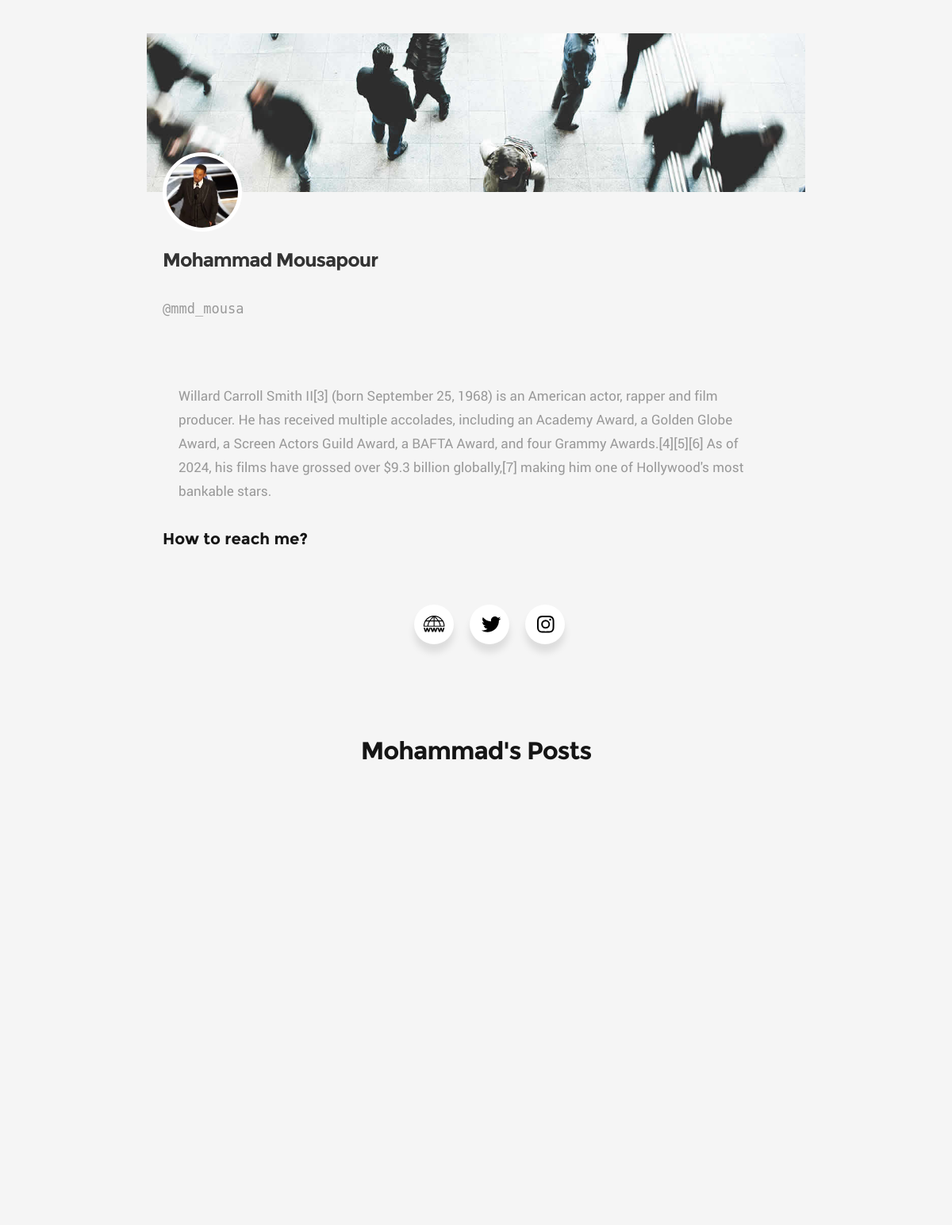
/members/mmd_mousa/profile/, run on the app's committed database.
### blog/models.py (models this page shows, shortened)
class Profile(models.Model):
    user = models.OneToOneField(User, null=True, on_delete=models.CASCADE)  # Associate with User model
    bio = models.TextField(max_length=500)
    profile_pic = models.ImageField(null=True, blank=True, upload_to='images/profile/')
    website_link = models.CharField(max_length=255, null=True, blank=True)
    instagram_link = models.CharField(max_length=255, null=True, blank=True)
    twitter_link = models.CharField(max_length=255, null=True, blank=True)
    slug = models.SlugField(max_length=100, unique=True, blank=True)

### members/views.py (the view)
# urls.py: path('<slug:slug>/profile/', views.ShowProfileView.as_view(), name='show-profile-url'),
class ShowProfileView(generic.DetailView):
    model = Profile
    template_name = 'registration/user_profile.html'
    def get_context_data(self, **kwargs):
        context = super(ShowProfileView, self).get_context_data(**kwargs)
        the_user = get_object_or_404(Profile, slug=self.kwargs['slug'])
        context['the_user'] = the_user
        user_posts = Post.objects.filter(author=the_user.user)
        context.update({'user_posts': user_posts})
        return context

### members/templates/registration/user_profile.html (shortened to what this page needs)
{% extends '_layout.html' %}
{% load static %}
{% block content %}
    {% if the_user.user.profile.slug %}
        <section id="page-header">
            <div class="row current-cat">
                <div class="col-full">
                    <link rel="stylesheet" href="{% static 'profile/style.css' %}">
                    <link rel="stylesheet" href="{% static 'css/main.css' %}">
                    <div class="profile-header" style="background-image: url('{% static 'images/about-us.jpg' %}');">
                        {% if the_user.profile_pic %}
                            <div class="profile-picture">
                                <img src="{{ the_user.profile_pic.url }}" alt="{{ the_user.user.username }}">
                            </div>
                        {% else %}
                            <div class="profile-picture">
                                <img src="{% static 'images/ProfileDefault.webp' %}" alt="profile pic default">
                            </div>
                        {% endif %}
                    </div>
                    <div class="profile-details">
                        <h1>{{ the_user.user.first_name }} {{ the_user.user.last_name }}</h1>
                        <p class="username">@{{ the_user.user.username }}</p>
                        <p class="profile-details">{{ the_user.bio }}</p>
                        {% if the_user.website_link or the_user.instagram_link or the_user.twitter_link %}
                            <div class="profile-header">
                                <h3>How to reach me?</h3>
                                <ul class="wrapper">
                                    {% if the_user.website_link %}
                                        <li class="icon website">
                                            <a href="{{ the_user.website_link }}" style="color: black">
                                            </a>
                                        </li>
                                    {% endif %}
                                    {% if the_user.twitter_link %}
                                        <li class="icon twitter">
                                            <a href="{{ the_user.twitter_link }}"
                                               style="color: black; text-decoration: none; ">
                                            </a>
                                        </li>
                                    {% endif %}
                                    {% if the_user.instagram_link %}
                                        <li class="icon instagram">
                                            <a href="{{ the_user.instagram_link }}" style="color: black">
                                            </a>
                                        </li>
                                    {% endif %}
                                </ul>
                            </div>
                        {% endif %}
                    </div>
                </div>
            </div>
        </section>
        {% if user_posts %}
            <section id="page-header">
                <div class="row current-cat">
                    <div class="col-full">
                        <h1>{{ the_user.user.first_name }}'s Posts</h1>
                    </div>
                </div>
            </section>
            <section id="bricks">
                <div class="row masonry">
                    <div class="bricks-wrapper">
                    </div>
                </div>
            </section>
            {% endif %}
    {% else %}
        <h2>Please <a href="{% url 'create-profile-page-url' %}" style="color: darkseagreen">create your profile</a> to
            unlock too many
            options.</h2>
    {% endif %}
{% endblock %}

### static/css/base.css (style rules this page uses)
html { font-family: sans-serif; -ms-text-size-adjust: 100%; -webkit-text-size-adjust: 100%; }
body { margin: 0; }
article, aside, details, figcaption, figure, footer, header, hgroup, main, menu, nav, section, summary { display: block; }
a { background: transparent; }
h1 { font-size: 2em; margin: 0.67em 0; }
img { border: 0; }
svg:not(:root) { overflow: hidden; }
html { font-size: 62.5%; box-sizing: border-box; }
*, *::before, *::after { box-sizing: inherit; }
body { font-weight: normal; line-height: 1; text-rendering: optimizeLegibility; word-wrap: break-word; -webkit-overflow-scrolling: touch; -webkit-text-size-adjust: none; }
body, input, button { -moz-osx-font-smoothing: grayscale; -webkit-font-smoothing: antialiased; }
img, video { max-width: 100%; height: auto; }
div, dl, dt, dd, ul, ol, li, h1, h2, h3, h4, h5, h6, pre, form, p, blockquote, th, td { margin: 0; padding: 0; }
h1, h2, h3, h4, h5, h6 { -webkit-font-variant-ligatures: common-ligatures; -moz-font-variant-ligatures: common-ligatures; font-variant-ligatures: common-ligatures; text-rendering: optimizeLegibility; }
ol, ul { list-style: none; }
li { display: block; }
a { text-decoration: none; line-height: inherit; }
.row { width: 94%; max-width: 1170px; margin: 0 auto; }
.row:before, .row:after { content: ""; display: table; }
.row:after { clear: both; }
[class*="col-"], .bgrid { float: left; }
[class*="col-"] { padding: 0 20px; }
.col-twelve, .col-full { width: 100%; }

### static/css/main.css (style rules this page uses)
html { font-size: 10px; }
html, body { height: 100%; }
body { background: #f5f5f5; font-family: "roboto-regular", sans-serif; font-size: 1.7rem; line-height: 3rem; color: #111111; }
a, a:visited { color: #1237B1; border-bottom: 1px solid transparent; -moz-transition: all 0.4s ease-in-out; -o-transition: all 0.4s ease-in-out; -webkit-transition: all 0.4s ease-in-out; -ms-transition: all 0.4s ease-in-out; transition: all 0.4s ease-in-out; }
h1, h2, h3, h4, h5, h6, .h01, .h02, .h03, .h04, .h05, .h06 { font-family: "montserrat-bold", sans-serif; color: #151515; font-style: normal; text-rendering: optimizeLegibility; margin-bottom: 2.1rem; }
h3, .h03, h4, .h04 { margin-bottom: 1.8rem; }
h1, .h01 { font-size: 3.1rem; line-height: 1.35; letter-spacing: -.1rem; }
h3, .h03 { font-size: 2rem; line-height: 1.5; }
ul { list-style: disc; }
li { display: list-item; }
ol, ul { margin-left: 1.7rem; }
ul li { padding-left: .4rem; }
input, textarea, select, pre, blockquote, figure, table, p, ul, ol, dl, form, .fluid-video-wrapper, .ss-custom-select { margin-bottom: 3rem; }
#page-header { padding: 4.2rem 0 0 0; text-align: center; }
#page-header .row { max-width: 870px; }
#page-header h1 { margin-bottom: 3rem; }
#page-header p { color: #999999; }
#bricks { padding-top: 4.2rem; }
#bricks .masonry { max-width: 1440px; }
.bricks-wrapper:before, .bricks-wrapper:after { content: ""; display: table; }
.bricks-wrapper:after { clear: both; }

### static/profile/style.css (style rules this page uses)
body { font-family: Arial, sans-serif; background-color: #f4f4f4; margin: 0; padding: 0; }
.profile-header { position: relative; width: 100%; height: 200px; background-size: cover; background-position: center; }
.profile-picture { position: absolute; bottom: -50px; left: 20px; width: 100px; height: 100px; border: 5px solid white; border-radius: 50%; overflow: hidden; }
.profile-picture img { width: 100%; height: 100%; object-fit: cover; }
.profile-details { padding: 70px 20px 20px; text-align: left; }
.profile-details h1 { margin: 0; font-size: 24px; color: #333; }
.username { color: #666; font-family: 'Consolas', 'Menlo', 'DejaVu Sans Mono', 'Bitstream Vera Sans Mono', monospace; text-align: left; }
.profile-details p { color: #666; margin: 10px 0; }
.wrapper { display: inline-flex; list-style: none; height: 120px; width: 100%; padding-top: 40px; font-family: "Poppins", sans-serif; justify-content: center; }
.wrapper .icon { position: relative; background: #fff; border-radius: 50%; margin: 10px; width: 50px; height: 50px; font-size: 18px; display: flex; justify-content: center; align-items: center; flex-direction: column; box-shadow: 0 10px 10px rgba(0, 0, 0, 0.1); cursor: pointer; transition: all 0.2s cubic-bezier(0.68, -0.55, 0.265, 1.55); }

### data on the page
Profile: profile_pic (picture), user.first_name "Mohammad", user.last_name "Mousapour", user.username "mmd_mousa", bio "Willard Carroll Smith II[3] (born September 25, 1968) is an American actor, rapper and film producer. He has received multiple accolades, including an Academy Award, a Golden Globe Award, a Screen Actors Guild Award, a BAFTA Award, and four Grammy Awards.[4][5][6] As of 2024, his films have grossed over $9.3 billion globally,[7] making him one of Hollywood's most bankable stars."
